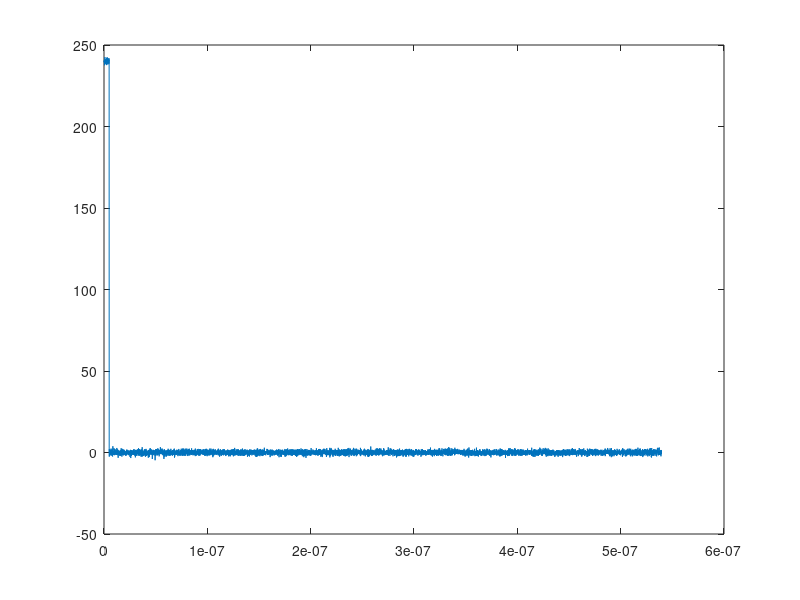
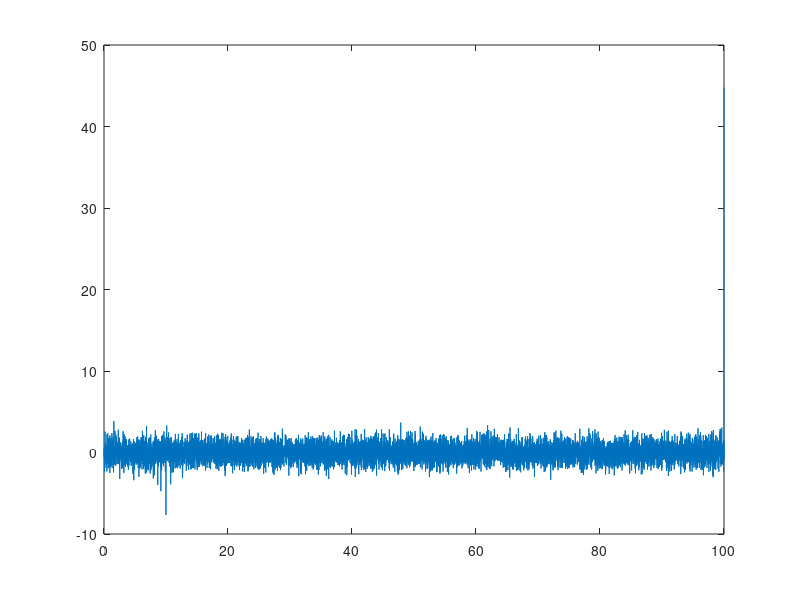
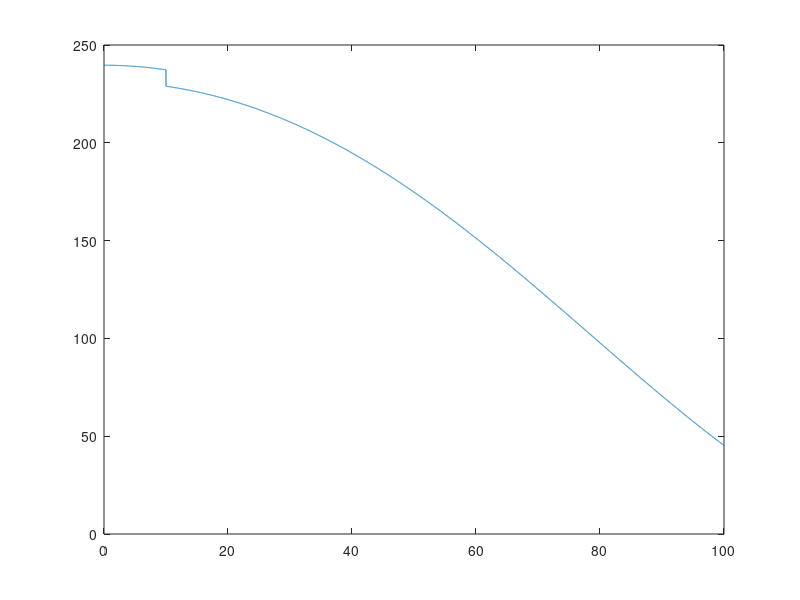

Recreate these plots in MATLAB, in order.
%% Time Domain Reflectometry With Water Trees
clear;
clc;

%% Local Water Tree Model
e_0 = 8.85e-12;
c = 3e8;                                    % speed of light m/s
f = 60;                                     % Hz
w = 2*pi*f;                             % rad/s
cond_water = 1e-7;                          % conductivity of water
e_water = 81-i*cond_water/(2*pi*f*e_0);     % complex permiativity of water
e_xlpe = 2.3-i*.001;                        % complex permiativity of XLPE

% water tree
kw = .75;                                   % water tree concentration
hw = .4;                                    % moisture content
q_w = kw*hw;                                % water content in water tree
D = 1/4;                                    % geometry of water tree
e_wt = e_xlpe*(1+q_w*(e_water-e_xlpe)/(e_xlpe+D*(1-q_w)*(e_water-e_xlpe))); % water tree permeativity

x = .22;                                     % length parameter of water treed region
%e_total = w*e_wt + (1-w)*e_xlpe;            % total permiativity of water treed region
e_total = 1/(x/e_wt + (1-x)/e_xlpe);

%% Single Core Transmission Line Model
cond_cu = 5.96e7;                           % conductivity of copper
u_0 = (4*pi)*1e-7 ;                         % permeability of free space
r_in = 5e-3;                                   % radius of conductor
r_out = 100e-3;                                  % radius of insulation
C_0 = 2*pi*e_0/log(r_out/r_in);             % geometric capcitance

% Degraded Cable Section
C_deg_cmplx = 2*pi*e_0*e_total/log(r_out/r_in);   % complex capacitance
C_ins_deg = real(C_deg_cmplx);                     % capacitance of insulation for single core cable (F/m)
L_deg = u_0*e_0/C_0;                                 % Inductance of conductor (H/m)
R_deg = 1/(pi*r_in^2*cond_cu);                  % Resistance of conductor (ohms/m)
G_deg = real(2*pi*f*C_ins_deg);                     % Conductance of insulation (S/m)

% Good condition Section
C_cmplx = 2*pi*e_0*e_xlpe/log(r_out/r_in);   % complex capacitance
C_ins = real(C_cmplx);                     % capacitance of insulation for single core cable (F/m)
L = u_0*e_0/C_0;                                 % Inductance of conductor (H/m)
R = 1/(pi*r_in^2*cond_cu);                  % Resistance of conductor (ohms/m)
G = real(2*pi*f*C_ins);                     % Conductance of insulation (S/m)

%% Model  
length = .01;                               % 1 centimeter PUL set up
deg_coef = .9;                              % Governs what percent of cable is degrade

Z_good = ((R + i*w*L)/(G + i*w*C_ins))^.5;   % good condition cable chracteristic impedance (ohms)
Z_deg = ((R_deg + i*w*L_deg)/(G_deg + i*w*C_ins_deg))^.5;        % degraded cables characteristic impedance     (ohms)

Z_L = 1e100;                                           % terminating load (ohms)

v_p = 1/(L*C_ins)^.5;                           % propagation velocity of good condition
v_p_deg = 1/(L_deg*C_ins_deg)^.5;               % propagation velocity of water treed region

gamma_good = ((R + i*w*L)*(G + i*w*C_ins))^.5;                  % proagation constant good
gamma_deg = ((R_deg + i*w*L_deg)*(G_deg + i*w*C_ins_deg))^.5;   % propagation constant wter treed

% Good condition
a11 = cosh(gamma_good*length); 
a12 = Z_good*sinh(gamma_good*length);
a21 = 1/Z_good*sinh(gamma_good*length);
a22 = cosh(gamma_good*length);

T1 = [a11 a12;                                          % ABCD parameters for good section of cable
      a21 a22];   

% Degraded
a11_d = cosh(gamma_deg*length); 
a12_d = Z_deg*sinh(gamma_deg*length);
a21_d = 1/Z_deg*sinh(gamma_deg*length);
a22_d = cosh(gamma_deg*length);

T2 = [a11_d a12_d;
      a21_d a22_d];  

% Overall transmission Line properties
N = 10000;           % sample size for PUL sections - will yeild 100 m line for .01 m samples
x = zeros(1, N);
 
for k = 1:N
    if(k == 1)
        T = T1*T1;
    end
    if(k < (1-deg_coef)*N)
        T = T*T1;
    end
    if(k >= (1-deg_coef)*N)
        T = T*T2;
        x(k) = 1;
    end           
end

Z_trans = (T(1,2)/T(2,1))^.5;                                 % overall characteristic impedance of line
v_trans = length * 1/(imag(T(1,2))*imag(T(2,1))/w^2)^.5 * N;      % overall propagation velocity of line
gamma_trans = 1/length * (T(1,2)*T(2,1))^.5 / N;                  % overall propagation constant of line


% Trasnmission Line (Sensor at begining)
trans_length = N*length;                                        % length of line in meters

ref_1 = (Z_deg - Z_good)/(Z_deg + Z_good);                        % Reflection coefitient at first boandary
ref_end = (Z_L - Z_good)/(Z_L + Z_good);                          % Reflection coefitient at end of cable

t_p = trans_length/v_trans;                                     % time of pusle propegation along one lenght of cable 

t_ref_1 = trans_length*(1-deg_coef)/v_trans;                    % time to reflection

time = linspace(0, t_p, N);                                       % time vector
V_p = zeros(1, N);
V_in = zeros(1, N);
V_tr = zeros(1, N);
V_ref = zeros(1, N);

noise = wgn(N, 1, 0);

% input pulse
for k = 1:N
    if(time(k) <= 5e-9)
        V_in(k) = 240 + noise(k);
    end
    if(time(k) > 5e-9)
        V_in(k) = 0 + noise(k);
    end 
end
figure;
plot(time, V_in);

distance = linspace(0, trans_length, N);
V_p(1) = V_in(1);
ref_occured = 0;

for k = 1:N
    if(x(k) == 1 && ref_occured ~= 2)
        ref_occured = 1;
    end
    if(x(k) ~= 1)
        ref_occured = 0;
    end
    
    if(ref_occured ~= 1 && k ~= N)
        V_p(k+1) = V_p(k)*exp(-gamma_trans*distance(k));
        V_ref(k) = noise(k);
    end
    if(ref_occured == 1)
        V_ref(k) = ref_1*V_p(k) + noise(k);
        V_p(k+1) = V_p(k)*(1+ref_1);
        ref_occured = 2;
    end
    if(k == N)
        V_ref(k) = ref_end*V_p(k) + noise(k);
    end
end

figure;
plot(v_trans*time, V_ref);
figure;
plot(v_trans*time, V_p);

